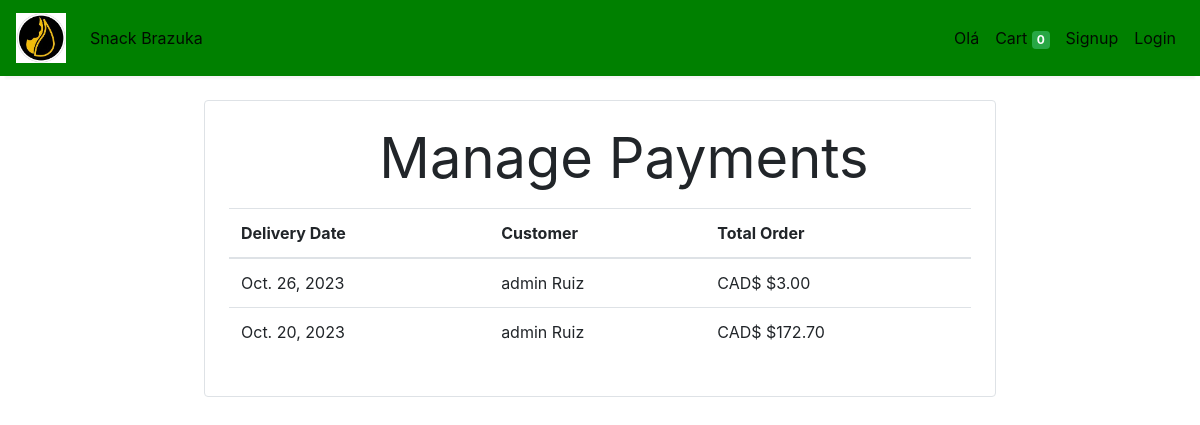
The app's page /manage_payments/ with its own data.
### store/models/customer.py (models this page shows, shortened)
class Customer(models.Model):
    id = models.IntegerField(primary_key=True)
    first_name = models.CharField(max_length=50)
    last_name = models.CharField (max_length=50)
    phone = models.CharField(max_length=10)
    email = models.EmailField()
    password = models.CharField(max_length=100)
    @staticmethod
    def get_customer_by_id(id):
        try:
            return Customer.objects.get(id = id)
        except:
            return False

### store/views/manage_payments.py (the view)
# urls.py: path('manage_payments/', ManagePaymentsView.Payments, name='manage_payments'),
    def Payments(request):
        ComandoSQL = "select date_delivery , C.first_name , C.last_name , printf('$%.2f', sum(quantity * price))  as Total"
        ComandoSQL += " from store_order O , store_customer C "
        ComandoSQL += " where status = 3 "
        ComandoSQL += " and O.customer_id = C.id "
        ComandoSQL += " group by date_delivery , O.customer_id "
        ComandoSQL += " order by date_delivery DESC "
        cursor_manage_order = connection.cursor()
        cursor_manage_order.execute(ComandoSQL)
        data_manage_order = cursor_manage_order.fetchall()
        context = {'manage_payments':data_manage_order}
        customer = Customer.get_customer_by_id(request.session.get('customer'))
        if customer:
            context['usuario'] = customer.first_name
        return render(request , 'manage_payments.html'  , context)

### store/templatetags/custom_filter.py (called while the page is built)
@register.filter(name='currency')
def currency(number):
    return "CAD$ "+str(number)

### store/templates/manage_payments.html (shortened to what this page needs)
{% extends 'base.html' %}
{% block content %}
{% load cart %}
{% load custom_filter %}
<form name="form_Orders" class="form-inline" action="" method="POST">
    <div class="container">
        <div class="border rounded p-4 m-4">
            <p class="display-4 pl-4 ml-4" align="center">Manage Payments</p>
            <table class="table" border="0">
                <thead>
                    <tr>
                        <th> Delivery Date </th>
                        <th> Customer </th>
                        <th> Total Order </th>
                    </tr>
                </thead>
                {% for payments in manage_payments %}
                <tr>
                    <td>{{payments.0}}</td>
                    <td>{{payments.1}} {{payments.2}} </td>
                    <td>{{payments.3|currency}}</td>
                </tr>
                {% endfor %}
            </table>
        </div>
    </div>
</form>
{% endblock %}

### records on screen
Customer: payments "Oct. 26, 2023", first_name "admin", last_name "Ruiz", payments "CAD$ $3.00", payments "Oct. 20, 2023", payments "CAD$ $172.70"

### other values on screen
{{ request.session.cart.keys|length }} "0"
